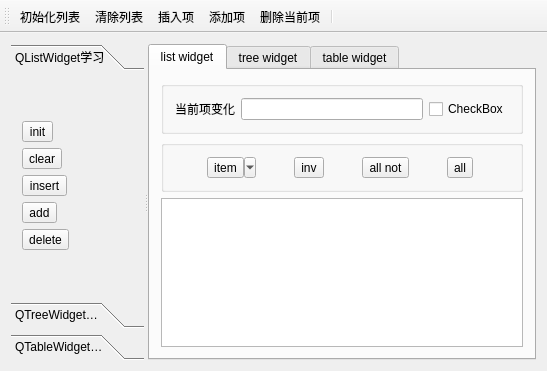
<?xml version="1.0" encoding="UTF-8"?>
<ui version="4.0">
 <class>DemoClass</class>
 <widget class="QMainWindow" name="DemoClass">
  <property name="geometry">
   <rect>
    <x>0</x>
    <y>0</y>
    <width>547</width>
    <height>371</height>
   </rect>
  </property>
  <property name="windowTitle">
   <string>Demo</string>
  </property>
  <widget class="QWidget" name="centralWidget">
   <layout class="QVBoxLayout" name="verticalLayout_7">
    <item>
     <widget class="QSplitter" name="splitter">
      <property name="orientation">
       <enum>Qt::Horizontal</enum>
      </property>
      <widget class="QToolBox" name="toolBox">
       <property name="currentIndex">
        <number>0</number>
       </property>
       <widget class="QWidget" name="page">
        <property name="geometry">
         <rect>
          <x>0</x>
          <y>0</y>
          <width>128</width>
          <height>225</height>
         </rect>
        </property>
        <attribute name="label">
         <string>QListWidget学习</string>
        </attribute>
        <attribute name="toolTip">
         <string>helloworld</string>
        </attribute>
        <layout class="QVBoxLayout" name="verticalLayout_6">
         <item>
          <layout class="QVBoxLayout" name="verticalLayout_5">
           <item>
            <widget class="QToolButton" name="toolButton_5">
             <property name="text">
              <string>init</string>
             </property>
             <property name="toolButtonStyle">
              <enum>Qt::ToolButtonTextBesideIcon</enum>
             </property>
             <property name="arrowType">
              <enum>Qt::NoArrow</enum>
             </property>
            </widget>
           </item>
           <item>
            <widget class="QToolButton" name="toolButton_6">
             <property name="text">
              <string>clear</string>
             </property>
             <property name="toolButtonStyle">
              <enum>Qt::ToolButtonTextBesideIcon</enum>
             </property>
            </widget>
           </item>
           <item>
            <widget class="QToolButton" name="toolButton_7">
             <property name="text">
              <string>insert</string>
             </property>
             <property name="toolButtonStyle">
              <enum>Qt::ToolButtonTextBesideIcon</enum>
             </property>
            </widget>
           </item>
           <item>
            <widget class="QToolButton" name="toolButton_8">
             <property name="text">
              <string>add</string>
             </property>
             <property name="toolButtonStyle">
              <enum>Qt::ToolButtonTextBesideIcon</enum>
             </property>
            </widget>
           </item>
           <item>
            <widget class="QToolButton" name="toolButton_17">
             <property name="text">
              <string>delete</string>
             </property>
             <property name="toolButtonStyle">
              <enum>Qt::ToolButtonTextBesideIcon</enum>
             </property>
            </widget>
           </item>
          </layout>
         </item>
        </layout>
       </widget>
       <widget class="QWidget" name="page_2">
        <property name="geometry">
         <rect>
          <x>0</x>
          <y>0</y>
          <width>98</width>
          <height>28</height>
         </rect>
        </property>
        <attribute name="label">
         <string>QTreeWidget学习</string>
        </attribute>
       </widget>
       <widget class="QWidget" name="page_3">
        <property name="geometry">
         <rect>
          <x>0</x>
          <y>0</y>
          <width>98</width>
          <height>28</height>
         </rect>
        </property>
        <attribute name="label">
         <string>QTableWidget学习</string>
        </attribute>
       </widget>
      </widget>
      <widget class="QTabWidget" name="tabWidget">
       <property name="currentIndex">
        <number>0</number>
       </property>
       <widget class="QWidget" name="tab">
        <attribute name="title">
         <string>list widget</string>
        </attribute>
        <layout class="QVBoxLayout" name="verticalLayout_2">
         <item>
          <layout class="QVBoxLayout" name="verticalLayout">
           <item>
            <widget class="QGroupBox" name="groupBox">
             <property name="title">
              <string/>
             </property>
             <layout class="QHBoxLayout" name="horizontalLayout_2">
              <item>
               <widget class="QLabel" name="label">
                <property name="text">
                 <string>当前项变化</string>
                </property>
               </widget>
              </item>
              <item>
               <widget class="QLineEdit" name="lineEdit"/>
              </item>
              <item>
               <widget class="QCheckBox" name="checkBox">
                <property name="text">
                 <string>CheckBox</string>
                </property>
               </widget>
              </item>
             </layout>
            </widget>
           </item>
           <item>
            <widget class="QGroupBox" name="groupBox_2">
             <property name="title">
              <string/>
             </property>
             <layout class="QHBoxLayout" name="horizontalLayout">
              <item>
               <widget class="QToolButton" name="toolButton">
                <property name="text">
                 <string>item</string>
                </property>
                <property name="popupMode">
                 <enum>QToolButton::MenuButtonPopup</enum>
                </property>
                <property name="toolButtonStyle">
                 <enum>Qt::ToolButtonTextBesideIcon</enum>
                </property>
               </widget>
              </item>
              <item>
               <widget class="QToolButton" name="toolButton_2">
                <property name="text">
                 <string>inv</string>
                </property>
                <property name="popupMode">
                 <enum>QToolButton::DelayedPopup</enum>
                </property>
                <property name="toolButtonStyle">
                 <enum>Qt::ToolButtonTextBesideIcon</enum>
                </property>
               </widget>
              </item>
              <item>
               <widget class="QToolButton" name="toolButton_3">
                <property name="text">
                 <string>all not</string>
                </property>
                <property name="toolButtonStyle">
                 <enum>Qt::ToolButtonTextBesideIcon</enum>
                </property>
               </widget>
              </item>
              <item>
               <widget class="QToolButton" name="toolButton_4">
                <property name="text">
                 <string>all</string>
                </property>
                <property name="toolButtonStyle">
                 <enum>Qt::ToolButtonTextBesideIcon</enum>
                </property>
               </widget>
              </item>
             </layout>
            </widget>
           </item>
          </layout>
         </item>
         <item>
          <widget class="QListWidget" name="listWidget">
           <property name="contextMenuPolicy">
            <enum>Qt::CustomContextMenu</enum>
           </property>
           <property name="viewMode">
            <enum>QListView::IconMode</enum>
           </property>
          </widget>
         </item>
        </layout>
       </widget>
       <widget class="QWidget" name="tab_2">
        <attribute name="title">
         <string>tree widget</string>
        </attribute>
       </widget>
       <widget class="QWidget" name="tab_3">
        <attribute name="title">
         <string>table widget</string>
        </attribute>
       </widget>
      </widget>
     </widget>
    </item>
   </layout>
  </widget>
  <widget class="QToolBar" name="mainToolBar">
   <property name="toolButtonStyle">
    <enum>Qt::ToolButtonTextUnderIcon</enum>
   </property>
   <attribute name="toolBarArea">
    <enum>TopToolBarArea</enum>
   </attribute>
   <attribute name="toolBarBreak">
    <bool>false</bool>
   </attribute>
   <addaction name="actionInit"/>
   <addaction name="actionClear"/>
   <addaction name="actionInsert"/>
   <addaction name="actionAdd"/>
   <addaction name="actionDelete"/>
   <addaction name="separator"/>
  </widget>
  <action name="actionInit">
   <property name="icon">
    <iconset resource="demo.qrc">
     <normaloff>:/Demo/exit.svg</normaloff>:/Demo/exit.svg</iconset>
   </property>
   <property name="text">
    <string>初始化列表</string>
   </property>
   <property name="toolTip">
    <string>进行初始化</string>
   </property>
  </action>
  <action name="actionClear">
   <property name="icon">
    <iconset resource="demo.qrc">
     <normaloff>:/Demo/exit.svg</normaloff>:/Demo/exit.svg</iconset>
   </property>
   <property name="text">
    <string>清除列表</string>
   </property>
   <property name="toolTip">
    <string>进行清除</string>
   </property>
  </action>
  <action name="actionInsert">
   <property name="icon">
    <iconset resource="demo.qrc">
     <normaloff>:/Demo/exit.svg</normaloff>:/Demo/exit.svg</iconset>
   </property>
   <property name="text">
    <string>插入项</string>
   </property>
   <property name="toolTip">
    <string>进行插入</string>
   </property>
  </action>
  <action name="actionAdd">
   <property name="icon">
    <iconset resource="demo.qrc">
     <normaloff>:/Demo/exit.svg</normaloff>:/Demo/exit.svg</iconset>
   </property>
   <property name="text">
    <string>添加项</string>
   </property>
   <property name="toolTip">
    <string>进行添加</string>
   </property>
  </action>
  <action name="actionDelete">
   <property name="icon">
    <iconset resource="demo.qrc">
     <normaloff>:/Demo/exit.svg</normaloff>:/Demo/exit.svg</iconset>
   </property>
   <property name="text">
    <string>删除当前项</string>
   </property>
   <property name="toolTip">
    <string>进行删除</string>
   </property>
  </action>
  <action name="actionAll">
   <property name="icon">
    <iconset resource="demo.qrc">
     <normaloff>:/Demo/exit.svg</normaloff>:/Demo/exit.svg</iconset>
   </property>
   <property name="text">
    <string>全选</string>
   </property>
   <property name="toolTip">
    <string>进行全选</string>
   </property>
  </action>
  <action name="actionNone">
   <property name="icon">
    <iconset resource="demo.qrc">
     <normaloff>:/Demo/exit.svg</normaloff>:/Demo/exit.svg</iconset>
   </property>
   <property name="text">
    <string>全不选</string>
   </property>
   <property name="toolTip">
    <string>进行全不选</string>
   </property>
  </action>
  <action name="actionInverse">
   <property name="icon">
    <iconset resource="demo.qrc">
     <normaloff>:/Demo/exit.svg</normaloff>:/Demo/exit.svg</iconset>
   </property>
   <property name="text">
    <string>反选</string>
   </property>
   <property name="toolTip">
    <string>进行反选</string>
   </property>
  </action>
  <action name="actionQuit">
   <property name="icon">
    <iconset resource="demo.qrc">
     <normaloff>:/Demo/exit.svg</normaloff>:/Demo/exit.svg</iconset>
   </property>
   <property name="text">
    <string>退出</string>
   </property>
   <property name="toolTip">
    <string>进行退出</string>
   </property>
  </action>
  <action name="actionItem">
   <property name="icon">
    <iconset resource="demo.qrc">
     <normaloff>:/Demo/exit.svg</normaloff>:/Demo/exit.svg</iconset>
   </property>
   <property name="text">
    <string>项选择</string>
   </property>
   <property name="toolTip">
    <string>进行项选择</string>
   </property>
  </action>
 </widget>
 <layoutdefault spacing="6" margin="11"/>
 <resources>
  <include location="demo.qrc"/>
 </resources>
 <connections>
  <connection>
   <sender>actionQuit</sender>
   <signal>triggered()</signal>
   <receiver>DemoClass</receiver>
   <slot>close()</slot>
   <hints>
    <hint type="sourcelabel">
     <x>-1</x>
     <y>-1</y>
    </hint>
    <hint type="destinationlabel">
     <x>425</x>
     <y>304</y>
    </hint>
   </hints>
  </connection>
 </connections>
</ui>
